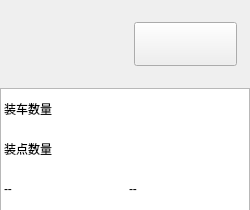
          <widget class="QWidget" name="excavatorInfoWidget" native="true">
           <property name="minimumSize">
            <size>
             <width>0</width>
             <height>210</height>
            </size>
           </property>
           <property name="maximumSize">
            <size>
             <width>16777215</width>
             <height>210</height>
            </size>
           </property>
           <layout class="QVBoxLayout" name="verticalLayout_4">
            <property name="spacing">
             <number>0</number>
            </property>
            <property name="leftMargin">
             <number>0</number>
            </property>
            <property name="topMargin">
             <number>0</number>
            </property>
            <property name="rightMargin">
             <number>0</number>
            </property>
            <property name="bottomMargin">
             <number>0</number>
            </property>
            <item>
             <layout class="QHBoxLayout" name="horizontalLayout">
              <property name="spacing">
               <number>10</number>
              </property>
              <property name="leftMargin">
               <number>20</number>
              </property>
              <property name="topMargin">
               <number>20</number>
              </property>
              <property name="bottomMargin">
               <number>20</number>
              </property>
              <item>
               <widget class="QLabel" name="excavatorLabel">
                <property name="minimumSize">
                 <size>
                  <width>82</width>
                  <height>48</height>
                 </size>
                </property>
                <property name="maximumSize">
                 <size>
                  <width>82</width>
                  <height>48</height>
                 </size>
                </property>
                <property name="text">
                 <string/>
                </property>
               </widget>
              </item>
              <item>
               <widget class="QPushButton" name="emergenceBtn">
                <property name="minimumSize">
                 <size>
                  <width>103</width>
                  <height>44</height>
                 </size>
                </property>
                <property name="maximumSize">
                 <size>
                  <width>103</width>
                  <height>44</height>
                 </size>
                </property>
                <property name="text">
                 <string/>
                </property>
                <property name="checkable">
                 <bool>true</bool>
                </property>
               </widget>
              </item>
             </layout>
            </item>
            <item>
             <widget class="QTableWidget" name="excavatorInfoTable">
              <property name="sizePolicy">
               <sizepolicy hsizetype="Expanding" vsizetype="Expanding">
                <horstretch>0</horstretch>
                <verstretch>0</verstretch>
               </sizepolicy>
              </property>
              <property name="minimumSize">
               <size>
                <width>0</width>
                <height>166</height>
               </size>
              </property>
              <property name="maximumSize">
               <size>
                <width>250</width>
                <height>166</height>
               </size>
              </property>
              <property name="focusPolicy">
               <enum>Qt::NoFocus</enum>
              </property>
              <property name="verticalScrollBarPolicy">
               <enum>Qt::ScrollBarAlwaysOff</enum>
              </property>
              <property name="horizontalScrollBarPolicy">
               <enum>Qt::ScrollBarAlwaysOff</enum>
              </property>
              <property name="editTriggers">
               <set>QAbstractItemView::NoEditTriggers</set>
              </property>
              <property name="selectionMode">
               <enum>QAbstractItemView::NoSelection</enum>
              </property>
              <property name="selectionBehavior">
               <enum>QAbstractItemView::SelectRows</enum>
              </property>
              <property name="showGrid">
               <bool>false</bool>
              </property>
              <attribute name="horizontalHeaderVisible">
               <bool>false</bool>
              </attribute>
              <attribute name="horizontalHeaderDefaultSectionSize">
               <number>125</number>
              </attribute>
              <attribute name="verticalHeaderVisible">
               <bool>false</bool>
              </attribute>
              <attribute name="verticalHeaderDefaultSectionSize">
               <number>40</number>
              </attribute>
              <row>
               <property name="text">
                <string>新建行</string>
               </property>
              </row>
              <row>
               <property name="text">
                <string>新建行</string>
               </property>
              </row>
              <row>
               <property name="text">
                <string>新建行</string>
               </property>
              </row>
              <column>
               <property name="text">
                <string>新建列</string>
               </property>
              </column>
              <column>
               <property name="text">
                <string>新建列</string>
               </property>
              </column>
              <item row="0" column="0">
               <property name="text">
                <string>装车数量</string>
               </property>
              </item>
              <item row="1" column="0">
               <property name="text">
                <string>装点数量</string>
               </property>
              </item>
              <item row="2" column="0">
               <property name="text">
                <string>--</string>
               </property>
              </item>
              <item row="2" column="1">
               <property name="text">
                <string>--</string>
               </property>
              </item>
             </widget>
            </item>
           </layout>
          </widget>
